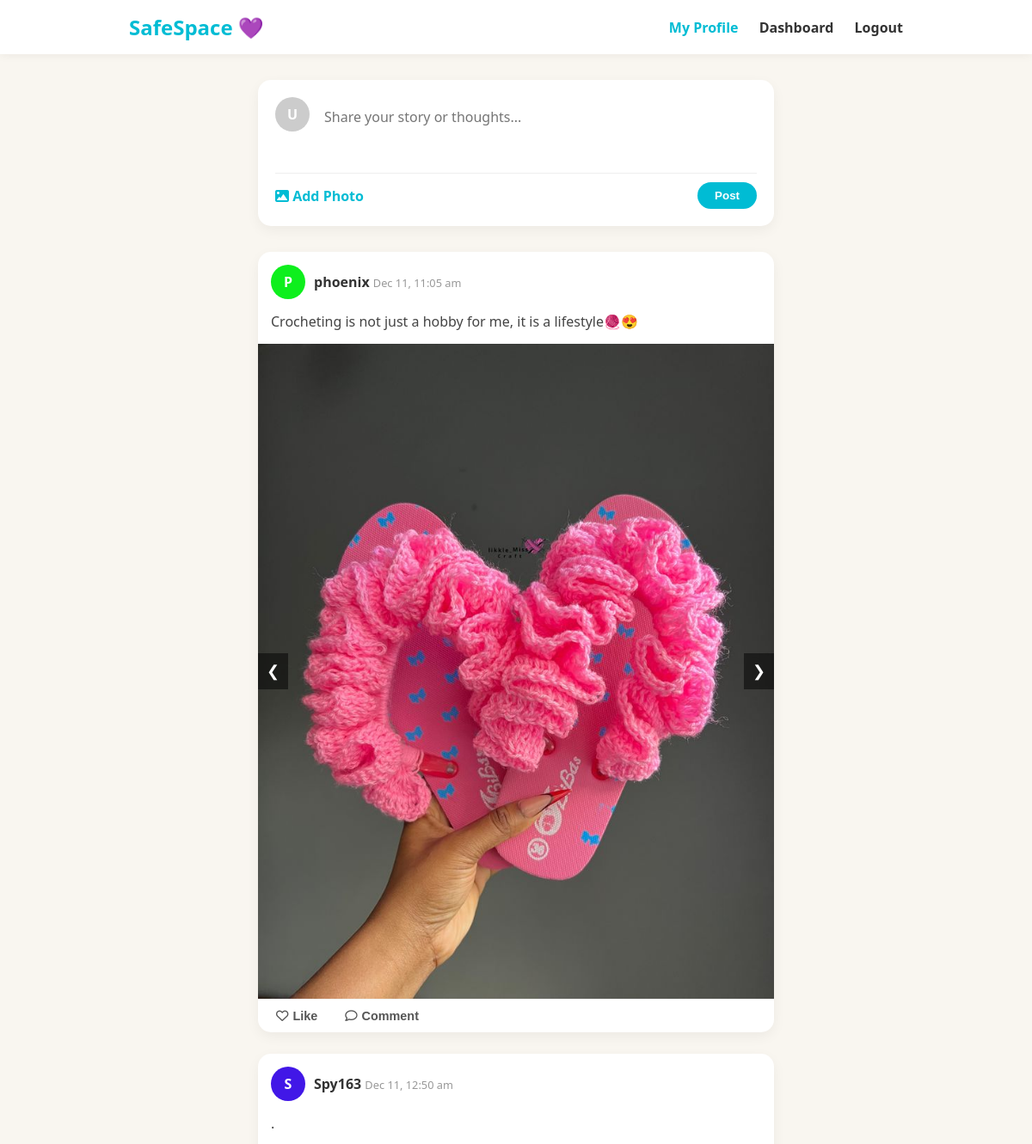
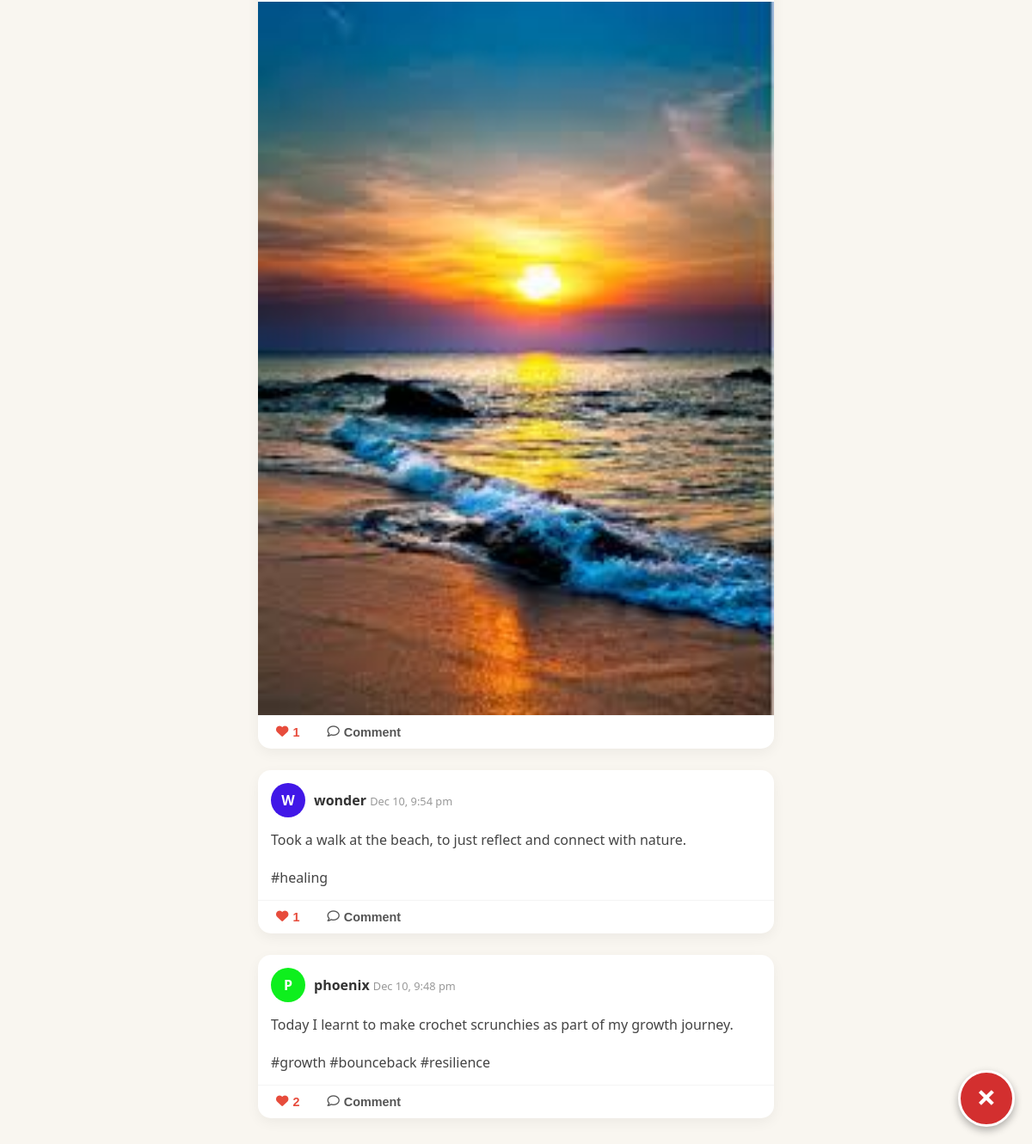
Page /view/community.php (signed in) on the committed database (2 pictures, top to bottom).
### tables this page shows
CREATE TABLE `public_posts_safespace` (
  `post_id` int(11) NOT NULL,
  `profile_id` int(11) NOT NULL,
  `title` varchar(150) DEFAULT NULL,
  `content` text NOT NULL,
  `created_at` timestamp NOT NULL DEFAULT current_timestamp(),
  `updated_at` timestamp NOT NULL DEFAULT current_timestamp() ON UPDATE current_timestamp(),
  `is_flagged` tinyint(1) DEFAULT 0,
  `is_deleted` tinyint(1) DEFAULT 0,
  `image_url` varchar(255) DEFAULT NULL
);

CREATE TABLE `profiles_safespace` (
  `profile_id` int(11) NOT NULL,
  `user_id` int(11) NOT NULL,
  `anonymous_username` varchar(100) NOT NULL,
  `avatar_color` varchar(50) DEFAULT NULL,
  `created_at` timestamp NOT NULL DEFAULT current_timestamp()
);

### view/community.php (the view, shortened to what this page needs)
<?php
require '../db/config.php';
$sql = "SELECT p.post_id, p.content, p.created_at, p.image_url, pr.anonymous_username, pr.avatar_color
        FROM public_posts_safespace p
        JOIN profiles_safespace pr ON p.profile_id = pr.profile_id
        ORDER BY p.created_at DESC";
$result = $conn->query($sql);
?>
<!DOCTYPE html>
<html lang="en">
<head>
    <link rel="stylesheet" href="../assets/css/community.css">
    <link rel="stylesheet" href="https://cdnjs.cloudflare.com/ajax/libs/font-awesome/6.0.0/css/all.min.css">
</head>
<body>
    <nav class="navbar">
        <div class="container">
            <h1 class="logo">SafeSpace 💜</h1>
            <div class="nav-links">
                <a href="profile.php" style="color: #00BCD4;">My Profile</a>
                <a href="dashboard.php">Dashboard</a>
                <a href="../actions/logout.php" class="btn-logout">Logout</a>
            </div>
        </div>
    </nav>
    <div class="container feed-container">
        <div class="create-post-card">
            <form action="../actions/add_post.php" method="POST" enctype="multipart/form-data">
                <div class="input-row">
                    <div class="avatar-small" style="background: <?php echo $_SESSION['avatar_color'] ?? '#ccc'; ?>">
                        <?php echo strtoupper(substr($_SESSION['anonymous_username'] ?? 'U', 0, 1)); ?>
                    </div>
                    <textarea name="content" placeholder="Share your story or thoughts..."></textarea>
                </div>
                <div class="actions-row">
                    <label for="file-upload" class="custom-file-upload">
                        <i class="fa fa-image"></i> Add Photo
                    </label>
                    <button type="submit" class="btn-post">Post</button>
                </div>
            </form>
        </div>
        <?php if ($result->num_rows > 0): ?>
            <?php while($row = $result->fetch_assoc()): ?>
                <div class="post-card">
                    <div class="post-header">
                        <div class="avatar-small" style="background: <?php echo $row['avatar_color']; ?>">
                            <?php echo strtoupper(substr($row['anonymous_username'], 0, 1)); ?>
                        </div>
                        <div class="post-info">
                            <span class="username"><?php echo htmlspecialchars($row['anonymous_username']); ?></span>
                            <span class="time"><?php echo date("M j, g:i a", strtotime($row['created_at'])); ?></span>
                        </div>
                    </div>
                    <p class="post-text"><?php echo nl2br(htmlspecialchars($row['content'])); ?></p>
                    <?php
                    $post_id = $row['post_id'];
                    $sql_img = "SELECT image_path FROM post_images_safespace WHERE post_id = $post_id";
                    $result_img = $conn->query($sql_img);
                    $images = [];
                    while($img = $result_img->fetch_assoc()) {
                        $images[] = $img['image_path'];
                    }
                    ?>
                    <?php if (count($images) > 0): ?>
                        <div class="carousel-container">
                            <div class="carousel-slide" id="carousel-<?php echo $post_id; ?>">
                                <?php foreach($images as $index => $image): ?>
                                    <img src="../../uploads/<?php echo $image; ?>"
                                         class="carousel-img <?php echo $index === 0 ? 'active' : ''; ?>"
                                         data-index="<?php echo $index; ?>">
                                <?php endforeach; ?>
                            </div>
                            <?php if (count($images) > 1): ?>
                                <button class="prev-btn" onclick="moveSlide(<?php echo $post_id; ?>, -1)">&#10094;</button>
                                <button class="next-btn" onclick="moveSlide(<?php echo $post_id; ?>, 1)">&#10095;</button>
                            <?php endif; ?>
                        </div>
                    <?php endif; ?>
                    <?php
                    $sql_likes = "SELECT COUNT(*) as count FROM reactions_safespace WHERE post_id = $post_id";
                    $res_likes = $conn->query($sql_likes);
                    $row_likes = $res_likes->fetch_assoc();
                    $like_count = $row_likes['count'];
                    $curr_user_id = $_SESSION['user_id'];
                    $sql_check_like = "SELECT reaction_id FROM reactions_safespace
                                       WHERE post_id = $post_id
                                       AND profile_id = (SELECT profile_id FROM profiles_safespace WHERE user_id = $curr_user_id)";
                    $res_check = $conn->query($sql_check_like);
                    $user_liked = ($res_check->num_rows > 0);
                    ?>
                    <div class="post-actions">
                        <form action="../actions/react_post.php" method="POST" style="display:inline;">
                            <button type="submit" class="action-btn <?php echo $user_liked ? 'liked-active' : ''; ?>">
                                <i class="<?php echo $user_liked ? 'fas' : 'far'; ?> fa-heart"></i>
                                <?php echo ($like_count > 0) ? $like_count : 'Like'; ?>
                            </button>
                        </form>
                        <button class="action-btn" onclick="toggleComments(<?php echo $row['post_id']; ?>)">
                            <i class="far fa-comment"></i> Comment
                        </button>
                    </div>
                </div>
            <?php endwhile; ?>
        <?php else: ?>
            <p style="text-align:center; color:#777;">No stories yet. Be the first to share! 🌸</p>
        <?php endif; ?>
    </div>
<?php include "../utils/exit_button.php" ?>
</body>
</html>

### utils/exit_button.php (shortened to what this page needs)
<a href="https://www.google.com" class="quick-exit-circle" title="Exit Site Immediately">
    &times; </a>

### assets/css/community.css (style rules this page uses)
body { background-color: #F9F6F0; font-family: 'Segoe UI', sans-serif; margin: 0; }
.navbar { background: white; padding: 15px 0; box-shadow: 0 2px 10px rgba(0,0,0,0.05); position: sticky; top: 0; z-index: 100; }
.navbar .container { max-width: 900px; margin: 0 auto; display: flex; justify-content: space-between; align-items: center; padding: 0 20px; }
.logo { color: #00BCD4; margin: 0; }
.nav-links a { text-decoration: none; color: #333; margin-left: 20px; font-weight: bold; }
.feed-container { max-width: 600px; margin: 30px auto; padding: 0 15px; }
.create-post-card { background: white; padding: 20px; border-radius: 15px; box-shadow: 0 5px 15px rgba(0,0,0,0.05); margin-bottom: 30px; }
.input-row { display: flex; gap: 15px; }
.avatar-small { width: 40px; height: 40px; border-radius: 50%; display: flex; align-items: center; justify-content: center; color: white; font-weight: bold; flex-shrink: 0; }
textarea { width: 100%; border: none; outline: none; resize: none; font-family: inherit; font-size: 1rem; margin-top: 10px; }
.actions-row { display: flex; justify-content: space-between; align-items: center; margin-top: 15px; border-top: 1px solid #eee; padding-top: 10px; }
.custom-file-upload { color: #00BCD4; cursor: pointer; font-weight: 600; }
.btn-post { background: #00BCD4; color: white; border: none; padding: 8px 20px; border-radius: 20px; cursor: pointer; font-weight: bold; }
.post-card { background: white; border-radius: 15px; box-shadow: 0 5px 15px rgba(0,0,0,0.05); margin-bottom: 25px; overflow: hidden; }
.post-header { display: flex; align-items: center; gap: 10px; padding: 15px; }
.username { font-weight: bold; color: #333; }
.time { font-size: 0.8rem; color: #999; }
.post-text { padding: 0 15px 15px 15px; margin: 0; color: #444; }
.post-actions { padding: 10px 15px; border-top: 1px solid #f4f4f4; display: flex; gap: 20px; }
.action-btn { background: none; border: none; cursor: pointer; font-size: 0.9rem; color: #555; font-weight: 600; display: flex; align-items: center; gap: 5px; }
.carousel-container { position: relative; width: 100%; height: auto; overflow: hidden; background: #000; }
.carousel-img { width: 100%; height: auto; display: none; }
.carousel-img.active { display: block; }
.prev-btn, .next-btn { position: absolute; top: 50%; transform: translateY(-50%); background: rgba(0,0,0,0.5); color: white; border: none; padding: 10px; cursor: pointer; font-size: 18px; z-index: 10; }
.prev-btn { left: 0; }
.next-btn { right: 0; }
.liked-active { color: #e74c3c !important; font-weight: bold; }
.liked-active i { color: #e74c3c; animation: pop 0.3s ease; }

### utils/exit_button.php (style rules this page uses)
.quick-exit-circle { position: fixed; bottom: 20px; right: 20px; width: 60px; height: 60px; background: #d32f2f; color: white; border-radius: 50%; text-align: center; line-height: 55px; font-size: 2.5rem; font-weight: bold; text-decoration: none; box-shadow: 0 4px 10px rgba(0,0,0,0.3); z-index: 10000; border: 3px solid white; transition: transform 0.2s, background 0.2s; display: block; }

### rows in the picture
public_posts_safespace: profile.anonymous_username "P", profile.anonymous_username "phoenix", created_at "Dec 11, 11:05 am", content "Crocheting is not just a hobby for me, it is a lifestyle🧶😍", shows "Like"
public_posts_safespace: profile.anonymous_username "S", profile.anonymous_username "Spy163", created_at "Dec 11, 12:50 am", content ".", like_count "1"
public_posts_safespace: profile.anonymous_username "W", profile.anonymous_username "wonder", created_at "Dec 10, 9:54 pm", content "Took a walk at the beach, to just reflect and connect with nature. #healing", like_count "1"
public_posts_safespace: profile.anonymous_username "P", profile.anonymous_username "phoenix", created_at "Dec 10, 9:48 pm", content "Today I learnt to make crochet scrunchies as part of my growth journey. #growth #bounceback #resilience", like_count "2"

### other values in the picture
substr($_SESSION['anonymous_username'] ?? 'U', 0, 1) "U"
